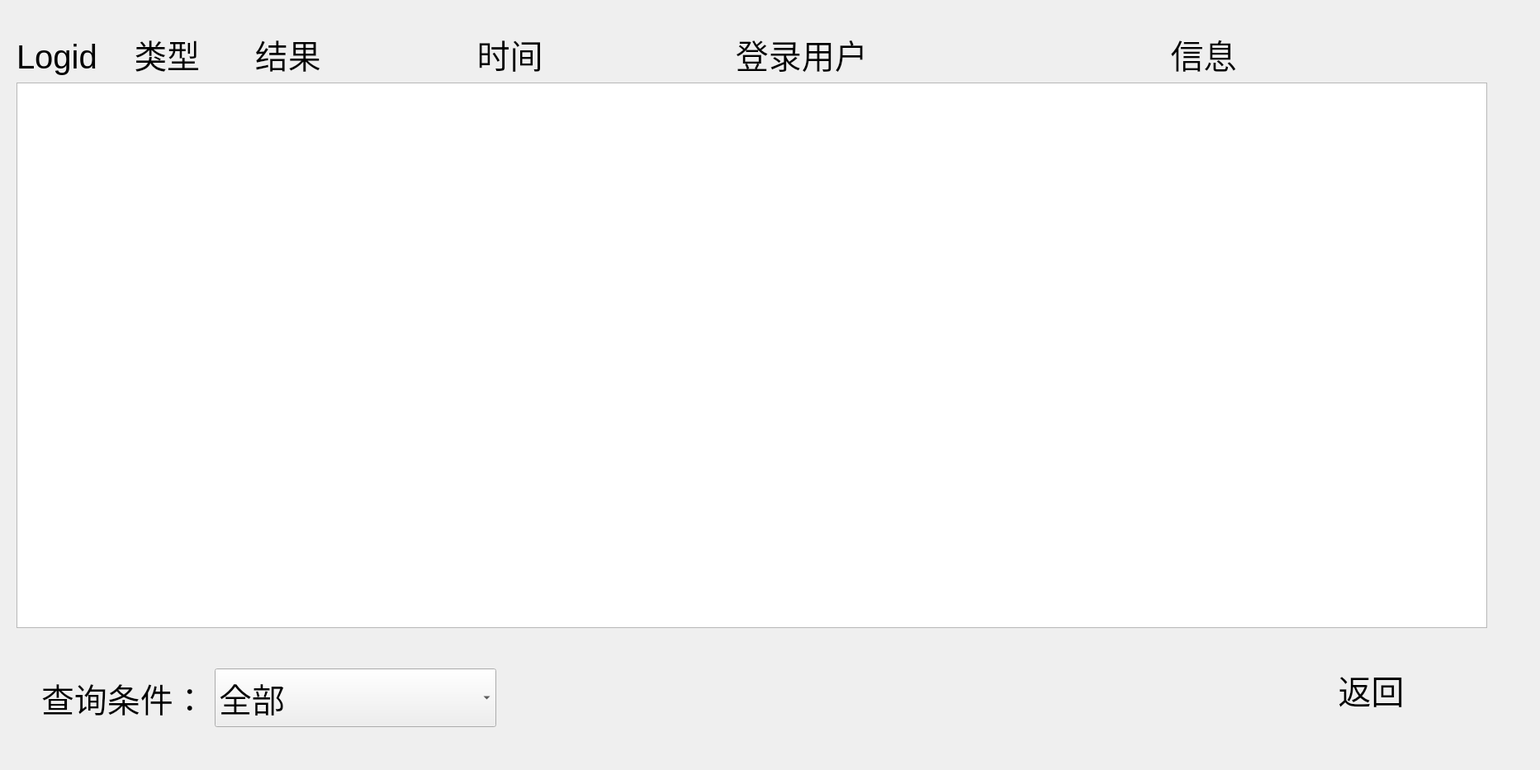
<?xml version="1.0" encoding="UTF-8"?>
<ui version="4.0">
 <class>LogView</class>
 <widget class="QDialog" name="LogView">
  <property name="geometry">
   <rect>
    <x>0</x>
    <y>0</y>
    <width>1865</width>
    <height>933</height>
   </rect>
  </property>
  <property name="font">
   <font>
    <pointsize>30</pointsize>
   </font>
  </property>
  <property name="windowTitle">
   <string>Dialog</string>
  </property>
  <widget class="QListWidget" name="ltWidget_log">
   <property name="geometry">
    <rect>
     <x>20</x>
     <y>100</y>
     <width>1781</width>
     <height>661</height>
    </rect>
   </property>
   <property name="font">
    <font>
     <pointsize>30</pointsize>
    </font>
   </property>
   <property name="autoFillBackground">
    <bool>true</bool>
   </property>
   <property name="styleSheet">
    <string notr="true"/>
   </property>
   <property name="currentRow">
    <number>-1</number>
   </property>
  </widget>
  <widget class="QLabel" name="label_log_title">
   <property name="geometry">
    <rect>
     <x>20</x>
     <y>40</y>
     <width>1641</width>
     <height>51</height>
    </rect>
   </property>
   <property name="font">
    <font>
     <pointsize>30</pointsize>
    </font>
   </property>
   <property name="text">
    <string>Logid    类型      结果                 时间                     登录用户                                 信息  </string>
   </property>
  </widget>
  <widget class="QComboBox" name="cBox_log_selest">
   <property name="geometry">
    <rect>
     <x>260</x>
     <y>810</y>
     <width>341</width>
     <height>71</height>
    </rect>
   </property>
   <property name="font">
    <font>
     <pointsize>30</pointsize>
    </font>
   </property>
   <property name="focusPolicy">
    <enum>Qt::NoFocus</enum>
   </property>
   <item>
    <property name="text">
     <string>全部</string>
    </property>
   </item>
   <item>
    <property name="text">
     <string>开机</string>
    </property>
   </item>
   <item>
    <property name="text">
     <string>关机</string>
    </property>
   </item>
   <item>
    <property name="text">
     <string>登录</string>
    </property>
   </item>
   <item>
    <property name="text">
     <string>错误</string>
    </property>
   </item>
   <item>
    <property name="text">
     <string>打印</string>
    </property>
   </item>
   <item>
    <property name="text">
     <string>审核</string>
    </property>
   </item>
   <item>
    <property name="text">
     <string>取消审核</string>
    </property>
   </item>
  </widget>
  <widget class="QLabel" name="label">
   <property name="geometry">
    <rect>
     <x>50</x>
     <y>820</y>
     <width>191</width>
     <height>51</height>
    </rect>
   </property>
   <property name="font">
    <font>
     <pointsize>30</pointsize>
    </font>
   </property>
   <property name="text">
    <string>查询条件：</string>
   </property>
  </widget>
  <widget class="QPushButton" name="pButton_machine_back">
   <property name="geometry">
    <rect>
     <x>1510</x>
     <y>780</y>
     <width>301</width>
     <height>111</height>
    </rect>
   </property>
   <property name="font">
    <font>
     <pointsize>30</pointsize>
    </font>
   </property>
   <property name="styleSheet">
    <string notr="true">background-image: url(:/images/back.png);</string>
   </property>
   <property name="text">
    <string>返回</string>
   </property>
   <property name="flat">
    <bool>true</bool>
   </property>
  </widget>
 </widget>
 <resources/>
 <connections/>
</ui>
